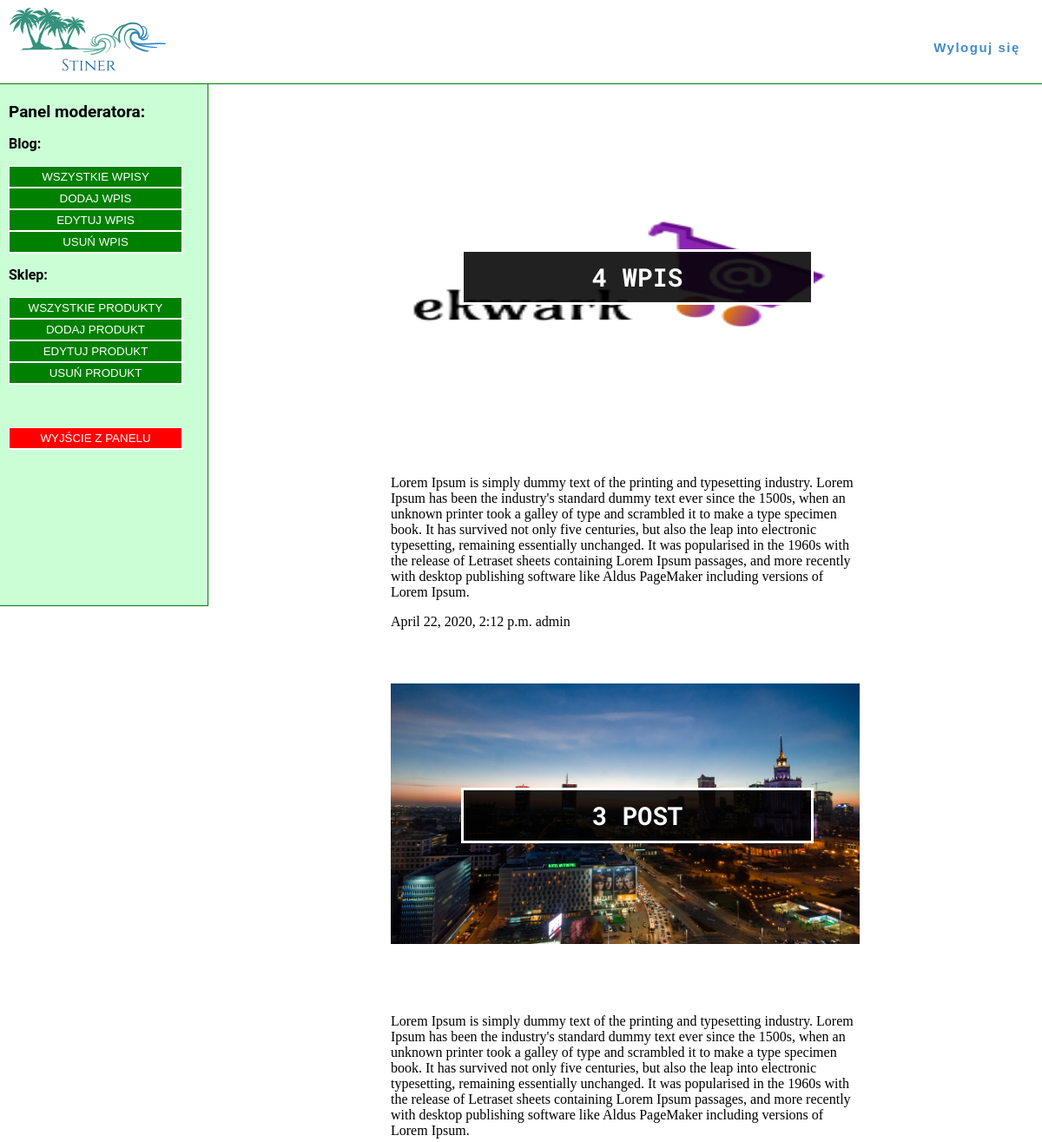
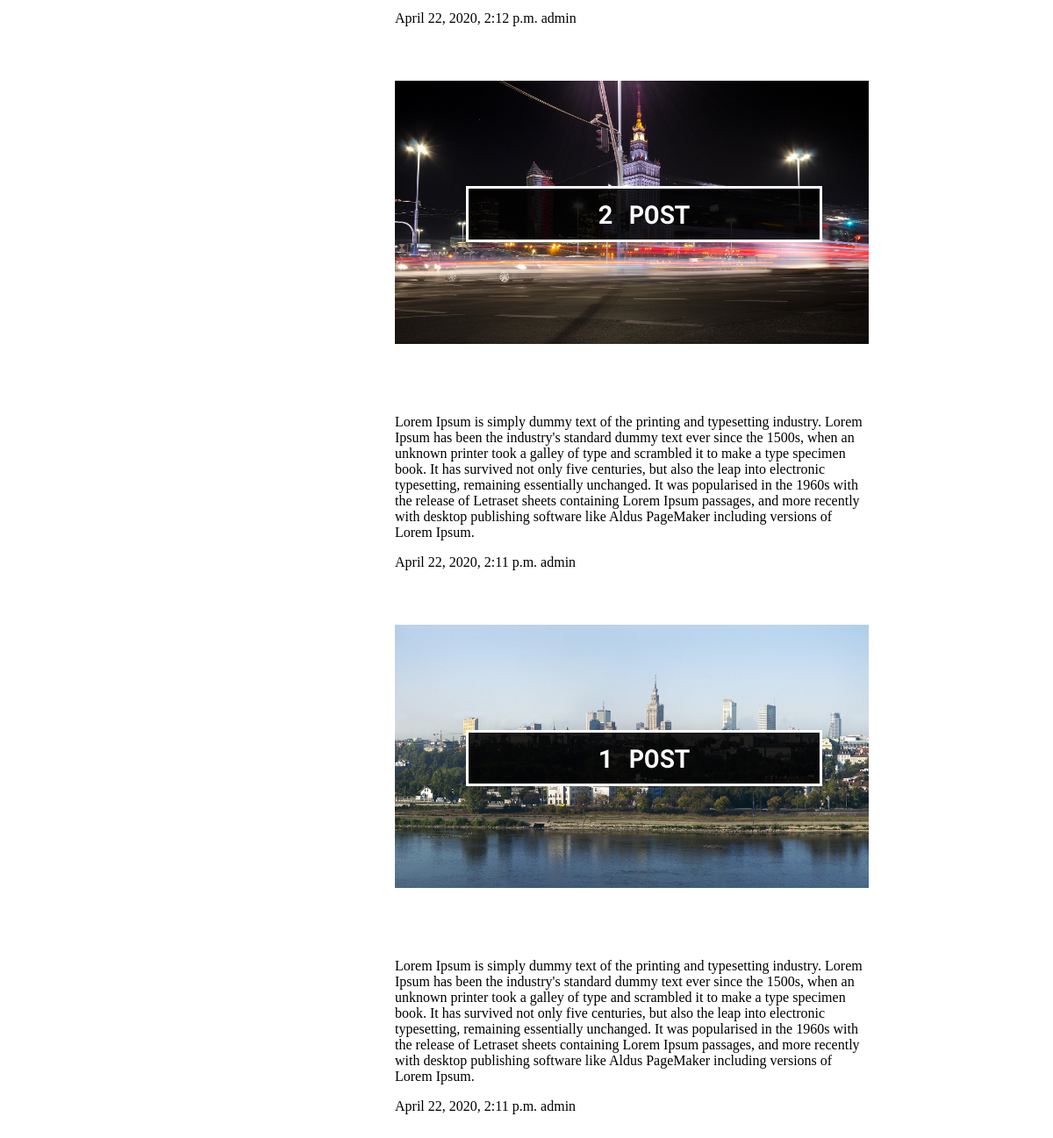
The app's page /management/blog_manage/ (signed in) with its own data (2 pictures, top to bottom).
### blog/models.py (models this page shows, shortened)
class Post(models.Model):
    STATUT_CHOICES = (
        ('draft', 'Szkic'),
        ('published', 'Opublikowany'),
    )
    owner = models.ForeignKey(User, related_name='posts_created', on_delete=models.CASCADE)
    title = models.CharField(max_length=30)
    slug = models.SlugField(max_length=250)
    image = models.ImageField(upload_to='media/img/%Y/%m%d')
    body = models.TextField()
    short_description = models.CharField(max_length=60)
    publish = models.DateTimeField(default=timezone.now)
    created = models.DateTimeField(auto_now_add=True)
    status = models.CharField(max_length=10, choices=STATUT_CHOICES, default='draft')
    class Meta:
        ordering = ('-publish',)

### management/views.py (the view)
# urls.py: path('blog_manage/',views.BlogManagePostListView.as_view() , name='blog_manage_post_list'),
class BlogManagePostListView(PermissionRequiredMixin, ListView):
    model = Post
    permission_required = 'blog.add_post'
    template_name = 'blog/manage/posts/list.html'

### management/templates/blog/manage/posts/list.html
{% extends "base1.html" %}
{% load static %}
{% block content %}
<div class="content">
    <div class="posts_manage">
        {% for post in object_list %}
            <div class="post_manage">
                <div class="image"><img src='{{post.image.url}}' alt=""></div>
                <div class="title"><p>{{post.title}}</p></div>
                <div class="body"><p>{{post.body}}</p></div>
                <div class="info"><p>{{post.created}} {{post.owner}}</p></div>
            </div>
        {% endfor %}
    </div>
</div>
{% endblock %}

### management/templates/base1.html (shortened to what this page needs)
{% load static %}
<!DOCTYPE html>
<html lang="en">
<head>
    <link rel="stylesheet" href="{% static 'css/style.css' %}">
</head>
<body>
<div id="top_manage">
    <div class="logo"><img src="{% static 'img/logo.png' %}" alt="logo"></div>
    <div class="login_mapa">
        {% if user.is_authenticated %}
        <button><a href="{% url 'logout' %}">Wyloguj się</a></button>
        {% else %}
           <button><a href="{% url 'login' %}">Zaloguj się</a></button>
       <button class="register"><a href="{% url 'register' %}">Załóż konto</a></button>
        {% endif %}
    </div>
</div>
<div class="management">
    <div class="management_menu">
        <span>Panel moderatora: </span>
        <p class="management_menu_section">Blog:</p>
        <button><a href="{%url 'management:blog_manage_post_list' %}">Wszystkie wpisy</a></button>
        <button><a href="{%url 'management:blog_post_create' %}">Dodaj wpis</a></button>
        <button><a href="{%url 'management:blog_posts_edit' %}">Edytuj wpis</a></button>
        <button><a href="{%url 'management:blog_posts_delete' %}">Usuń wpis</a></button>
         <p class="management_menu_section">Sklep:</p>
        <button><a href="{%url 'management:shop_manage_product_list' %}">Wszystkie produkty</a></button>
        <button><a href="{%url 'management:shop_product_create' %}">Dodaj produkt</a></button>
        <button><a href="{%url 'management:shop_products_edit' %}">Edytuj produkt</a></button>
        <button><a href="{%url 'management:shop_products_delete' %}">Usuń produkt</a></button>
        <button class="exit_manage"><a href="{%url 'map' %}">Wyjście z panelu</a></button>
    </div>
    {% block content %}
    {% endblock %}
</div>
</body>
</html>

### map/static/css/style.css (style rules this page uses)
div.login_mapa { margin-left:130px; }
div.login_mapa button { margin-top:30px; width:150px; height:48px; border-style: none; color: #428bca; background-color: white; }
div.login_mapa button a { font-weight:bold; letter-spacing:1.5px; text-decoration:none; font-size:15px; color: #428bca; }
html, body { width: 100%;height: 100%;margin: 0;padding: 0; }
div.content { margin-top: 10px; }
div#top_manage { display: flex; flex-direction: row; justify-content: space-between; border-bottom: 1px solid green; }
div.management { display: flex; flex-direction: row; }
div.management div.management_menu { padding: 20px 10px; width:20vw; height:70vh; background-color: rgba(185, 255, 200, 0.75); border-right: 1px solid green; border-bottom: 1px solid green; }
div.management div.management_menu span { font-family: "Roboto", "Lucida Grande", Verdana, Arial, sans-serif; font-weight: bold; font-size: 19px; }
div.management div.management_menu p.management_menu_section { font-family: "Roboto", "Lucida Grande", Verdana, Arial, sans-serif; font-weight: bold; }
div.management div.management_menu button { background-color: green; width:200px; height:25px; box-shadow: 1px 1px 0 white; border: 1px solid white; }
div.management div.management_menu button a { color: white; text-transform: uppercase; text-decoration: none; }
div.posts_manage { display: flex; flex-direction: row; flex-wrap: wrap; margin: 50px 0; width:80vw; }
div.posts_manage div.post_manage { width:45vw; margin: 10px auto; height:600px; }
div.posts_manage div.post_manage div.image { width:100%; height: 300px; }
div.posts_manage div.post_manage div.title { position: relative; top:-180px; border:3px solid white; width: 400px; left:15%; background-color: rgba(0, 0, 0, 0.87); text-align: center; }
div.posts_manage div.post_manage div.title p { color: white; font-size: 29px; font-weight: bold; font-family: 'Roboto Mono', monospace; margin: 10px; text-transform: uppercase; }
div.management div.management_menu button.exit_manage { margin-top:50px; background-color: red; }

### records on screen
Post: title "4 WPIS", body "Lorem Ipsum is simply dummy text of the printing and typesetting industry. Lorem Ipsum has been the industry's standard dummy text ever since the 1500s, when an unknown printer took a galley of type and scrambled it to make a type specimen book. It has survived not only five centuries, but also the leap into electronic typesetting, remaining essentially unchanged. It was popularised in the 1960s with the release of Letraset sheets containing Lorem Ipsum passages, and more recently with desktop publishing software like Aldus PageMaker including versions of Lorem Ipsum.", created "April 22, 2020, 2:12 p.m.", owner "admin"
Post: title "3 POST", body "Lorem Ipsum is simply dummy text of the printing and typesetting industry. Lorem Ipsum has been the industry's standard dummy text ever since the 1500s, when an unknown printer took a galley of type and scrambled it to make a type specimen book. It has survived not only five centuries, but also the leap into electronic typesetting, remaining essentially unchanged. It was popularised in the 1960s with the release of Letraset sheets containing Lorem Ipsum passages, and more recently with desktop publishing software like Aldus PageMaker including versions of Lorem Ipsum.", created "April 22, 2020, 2:12 p.m.", owner "admin"
Post: title "2 POST", body "Lorem Ipsum is simply dummy text of the printing and typesetting industry. Lorem Ipsum has been the industry's standard dummy text ever since the 1500s, when an unknown printer took a galley of type and scrambled it to make a type specimen book. It has survived not only five centuries, but also the leap into electronic typesetting, remaining essentially unchanged. It was popularised in the 1960s with the release of Letraset sheets containing Lorem Ipsum passages, and more recently with desktop publishing software like Aldus PageMaker including versions of Lorem Ipsum.", created "April 22, 2020, 2:11 p.m.", owner "admin"
Post: title "1 POST", body "Lorem Ipsum is simply dummy text of the printing and typesetting industry. Lorem Ipsum has been the industry's standard dummy text ever since the 1500s, when an unknown printer took a galley of type and scrambled it to make a type specimen book. It has survived not only five centuries, but also the leap into electronic typesetting, remaining essentially unchanged. It was popularised in the 1960s with the release of Letraset sheets containing Lorem Ipsum passages, and more recently with desktop publishing software like Aldus PageMaker including versions of Lorem Ipsum.", created "April 22, 2020, 2:11 p.m.", owner "admin"
